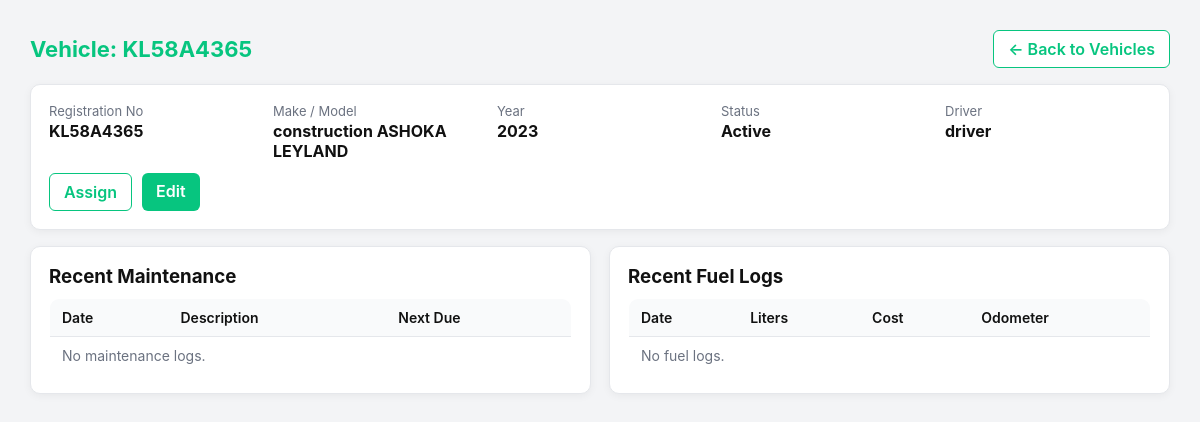
Page /vehicles/2/ (signed in) on the committed database.
### vehiapp/models.py (models this page shows, shortened)
class Vehicle(models.Model):
    STATUS_CHOICES = [('active','Active'),('inactive','Inactive'),('maintenance','Maintenance')]
    registration_no = models.CharField(max_length=30, unique=True)
    make = models.CharField(max_length=50, blank=True)
    model = models.CharField(max_length=50, blank=True)
    year = models.PositiveSmallIntegerField(null=True, blank=True)
    status = models.CharField(max_length=20, choices=STATUS_CHOICES, default='active')
    current_driver = models.ForeignKey(User, null=True, blank=True, on_delete=models.SET_NULL, related_name='assigned_vehicles')
    latitude  = models.DecimalField(max_digits=9, decimal_places=6, null=True, blank=True)
    longitude = models.DecimalField(max_digits=9, decimal_places=6, null=True, blank=True)
    last_location_time = models.DateTimeField(null=True, blank=True)

### vehiapp/views.py (the view)
# urls.py: path('vehicles/<int:pk>/', views.vehicle_detail, name='vehicle_detail'),
@role_required('admin', 'staff', 'driver')
def vehicle_detail(request, pk):
    v = get_object_or_404(Vehicle, pk=pk)
    role = get_user_role(request.user)
    if role == "driver" and v.current_driver_id != request.user.id and not is_app_admin(request.user):
        raise PermissionDenied
    maintenance = v.maintenance_logs.order_by("-date")[:10]
    fuel = v.fuel_logs.order_by("-date")[:10]
    return render(request, "vehicles/detail.html", {
        "vehicle": v,
        "maintenance": maintenance,
        "fuel_logs": fuel,
    })

### vehiapp/views.py (called while the page is built)
def get_user_role(user):
    try:
        return (getattr(user, "profile").role or "").lower()
    except Exception:
        return None

def role_required(*allowed_roles):
    allowed_roles = tuple((r or "").lower() for r in allowed_roles)
    def decorator(view_func):
        @wraps(view_func)
        @login_required(login_url='login')
        def _wrapped(request, *args, **kwargs):
            if request.user.is_superuser or is_app_admin(request.user):
                return view_func(request, *args, **kwargs)
            role = get_user_role(request.user)
            if role in allowed_roles:
                return view_func(request, *args, **kwargs)
            raise PermissionDenied
        return _wrapped
    return decorator

### vehiapp/templates/vehicles/detail.html (shortened to what this page needs)
{% load static %}
<!DOCTYPE html>
<html lang="en">
<head>
  <link href="{% static 'css/vehidetail.css' %}" rel="stylesheet">
</head>
<body>
  <div class="top-bar">
    <h1>Vehicle: {{ vehicle.registration_no }}</h1>
    <a href="{% url 'vehicle_list' %}" class="btn secondary">← Back to Vehicles</a>
  </div>
  <div class="card">
    <div class="row">
      <div class="col">
        <div class="label">Registration No</div>
        <div class="value">{{ vehicle.registration_no }}</div>
      </div>
      <div class="col">
        <div class="label">Make / Model</div>
        <div class="value">
          {{ vehicle.make|default:"—" }} {{ vehicle.model|default:"" }}
        </div>
      </div>
      <div class="col">
        <div class="label">Year</div>
        <div class="value">{{ vehicle.year|default:"—" }}</div>
      </div>
      <div class="col">
        <div class="label">Status</div>
        <div class="value">{{ vehicle.get_status_display }}</div>
      </div>
      <div class="col">
        <div class="label">Driver</div>
        <div class="value">{{ vehicle.current_driver.username|default:"—" }}</div>
      </div>
    </div>
    <div class="actions">
      {% if request.user.is_superuser or request.user.profile.role == 'admin' or request.user.profile.role == 'staff' %}
        <a href="{% url 'assign_vehicle' vehicle.id %}" class="btn secondary">Assign</a>
        <a href="{% url 'edit_vehicle' vehicle.id %}" class="btn">Edit</a>
      {% endif %}
    </div>
  </div>
  <div class="row">
    <div class="col">
      <div class="card">
        <h3 style="margin:0 0 10px">Recent Maintenance</h3>
        <table>
          <thead>
            <tr><th>Date</th><th>Description</th><th>Next Due</th></tr>
          </thead>
          <tbody>
            {% for m in maintenance %}
              <tr>
                <td>{{ m.date }}</td>
                <td>{{ m.description }}</td>
                <td>{{ m.next_due|default:"—" }}</td>
              </tr>
            {% empty %}
              <tr><td colspan="3" class="muted">No maintenance logs.</td></tr>
            {% endfor %}
          </tbody>
        </table>
      </div>
    </div>
    <div class="col">
      <div class="card">
        <h3 style="margin:0 0 10px">Recent Fuel Logs</h3>
        <table>
          <thead>
            <tr><th>Date</th><th>Liters</th><th>Cost</th><th>Odometer</th></tr>
          </thead>
          <tbody>
            {% for f in fuel_logs %}
              <tr>
                <td>{{ f.date }}</td>
                <td>{{ f.liters }}</td>
                <td>{{ f.cost }}</td>
                <td>{{ f.odometer|default:"—" }}</td>
              </tr>
            {% empty %}
              <tr><td colspan="4" class="muted">No fuel logs.</td></tr>
            {% endfor %}
          </tbody>
        </table>
      </div>
    </div>
  </div>
</body>
</html>

### vehiapp/static/css/vehidetail.css (style rules this page uses)
body { font-family: Inter, Arial, sans-serif; background:#f3f4f6; color:#111; margin:0; padding:30px; }
.top-bar { display:flex; justify-content:space-between; align-items:center; margin-bottom:16px; }
h1 { font-size:22px; margin:0; color:#07c57f; }
.btn { background:#07c57f; color:#fff; border:none; padding:8px 14px; border-radius:6px; cursor:pointer; text-decoration:none; font-weight:600; display:inline-block; transition:.2s; }
.btn.secondary { background:#fff; color:#07c57f; border:1px solid #07c57f; }
.row { display:flex; gap:18px; align-items:flex-start; }
.col { flex:1 1 0; }
.card { background:#fff; border:1px solid #e5e7eb; border-radius:10px; box-shadow:0 2px 8px rgba(0,0,0,.05); padding:18px; margin-bottom:16px; }
.label { font-size:13px; color:#6b7280; }
.value { font-weight:700; margin-top:2px; }
table { width:100%; border-collapse:collapse; background:#fff; border:1px solid #e5e7eb; border-radius:10px; overflow:hidden; }
th, td { padding:10px 12px; border-bottom:1px solid #e5e7eb; text-align:left; font-size:14px; }
th { background:#f9fafb; font-weight:600; }
.actions { display:flex; gap:10px; flex-wrap:wrap; margin-top:12px; }
.muted { color:#6b7280; }

### rows in the picture
Vehicle: registration_no "KL58A4365", make "construction", model "ASHOKA LEYLAND", year "2023", status "Active", current_driver.username "driver"
